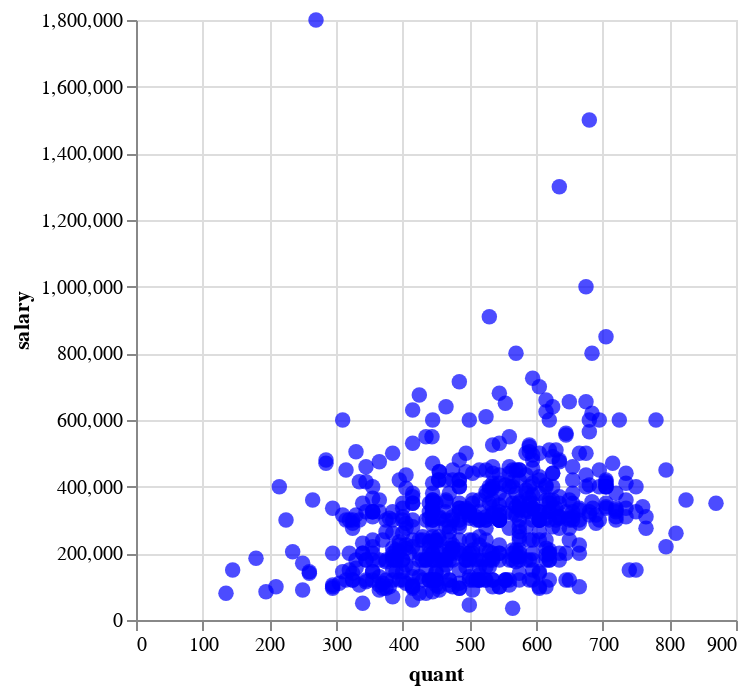

This figure's notebook cell:
### Code cell
scatter_plot = alt.Chart(df).mark_circle(size = 60, color = 'blue').encode(
x = 'quant',
y = 'salary'
)
scatter_plot

### Figure 1 — Vega-Lite specification as saved in the notebook (floating-point values rounded to 4 significant figures; data arrays with more than 128 entries replaced by an {"elided": "..."} marker saying what was removed)
{"config": {"view": {"continuousWidth": 300, "continuousHeight": 300}}, "data": {"name": "data-6ce5e929fc7026a9762a9892765bacdb"}, "mark": {"type": "circle", "color": "blue", "size": 60}, "encoding": {"x": {"field": "quant", "type": "quantitative"}, "y": {"field": "salary", "type": "quantitative"}}, "$schema": "https://vega.github.io/schema/vega-lite/v5.15.1.json", "datasets": {"data-6ce5e929fc7026a9762a9892765bacdb": {"elided": "599 records"}}}
